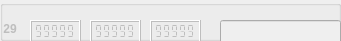
             <widget class="QGroupBox" name="markerBox_29">
              <property name="enabled">
               <bool>false</bool>
              </property>
              <property name="geometry">
               <rect>
                <x>0</x>
                <y>220</y>
                <width>341</width>
                <height>41</height>
               </rect>
              </property>
              <property name="title">
               <string notr="true"/>
              </property>
              <property name="flat">
               <bool>false</bool>
              </property>
              <widget class="QLCDNumber" name="X_29">
               <property name="geometry">
                <rect>
                 <x>30</x>
                 <y>20</y>
                 <width>51</width>
                 <height>23</height>
                </rect>
               </property>
               <property name="smallDecimalPoint">
                <bool>true</bool>
               </property>
               <property name="segmentStyle">
                <enum>QLCDNumber::Flat</enum>
               </property>
               <property name="value" stdset="0">
                <double>99999.000000000000000</double>
               </property>
              </widget>
              <widget class="QLCDNumber" name="Y_29">
               <property name="geometry">
                <rect>
                 <x>90</x>
                 <y>20</y>
                 <width>51</width>
                 <height>23</height>
                </rect>
               </property>
               <property name="smallDecimalPoint">
                <bool>true</bool>
               </property>
               <property name="segmentStyle">
                <enum>QLCDNumber::Flat</enum>
               </property>
               <property name="value" stdset="0">
                <double>99999.000000000000000</double>
               </property>
              </widget>
              <widget class="QLCDNumber" name="Z_29">
               <property name="geometry">
                <rect>
                 <x>150</x>
                 <y>20</y>
                 <width>51</width>
                 <height>23</height>
                </rect>
               </property>
               <property name="smallDecimalPoint">
                <bool>true</bool>
               </property>
               <property name="segmentStyle">
                <enum>QLCDNumber::Flat</enum>
               </property>
               <property name="value" stdset="0">
                <double>99999.000000000000000</double>
               </property>
              </widget>
              <widget class="QLineEdit" name="name_29">
               <property name="geometry">
                <rect>
                 <x>220</x>
                 <y>20</y>
                 <width>121</width>
                 <height>25</height>
                </rect>
               </property>
               <property name="sizePolicy">
                <sizepolicy hsizetype="Expanding" vsizetype="Fixed">
                 <horstretch>0</horstretch>
                 <verstretch>0</verstretch>
                </sizepolicy>
               </property>
              </widget>
              <widget class="QLabel" name="srn_29">
               <property name="enabled">
                <bool>false</bool>
               </property>
               <property name="geometry">
                <rect>
                 <x>0</x>
                 <y>20</y>
                 <width>21</width>
                 <height>17</height>
                </rect>
               </property>
               <property name="font">
                <font>
                 <weight>75</weight>
                 <bold>true</bold>
                </font>
               </property>
               <property name="text">
                <string> 29</string>
               </property>
              </widget>
             </widget>
